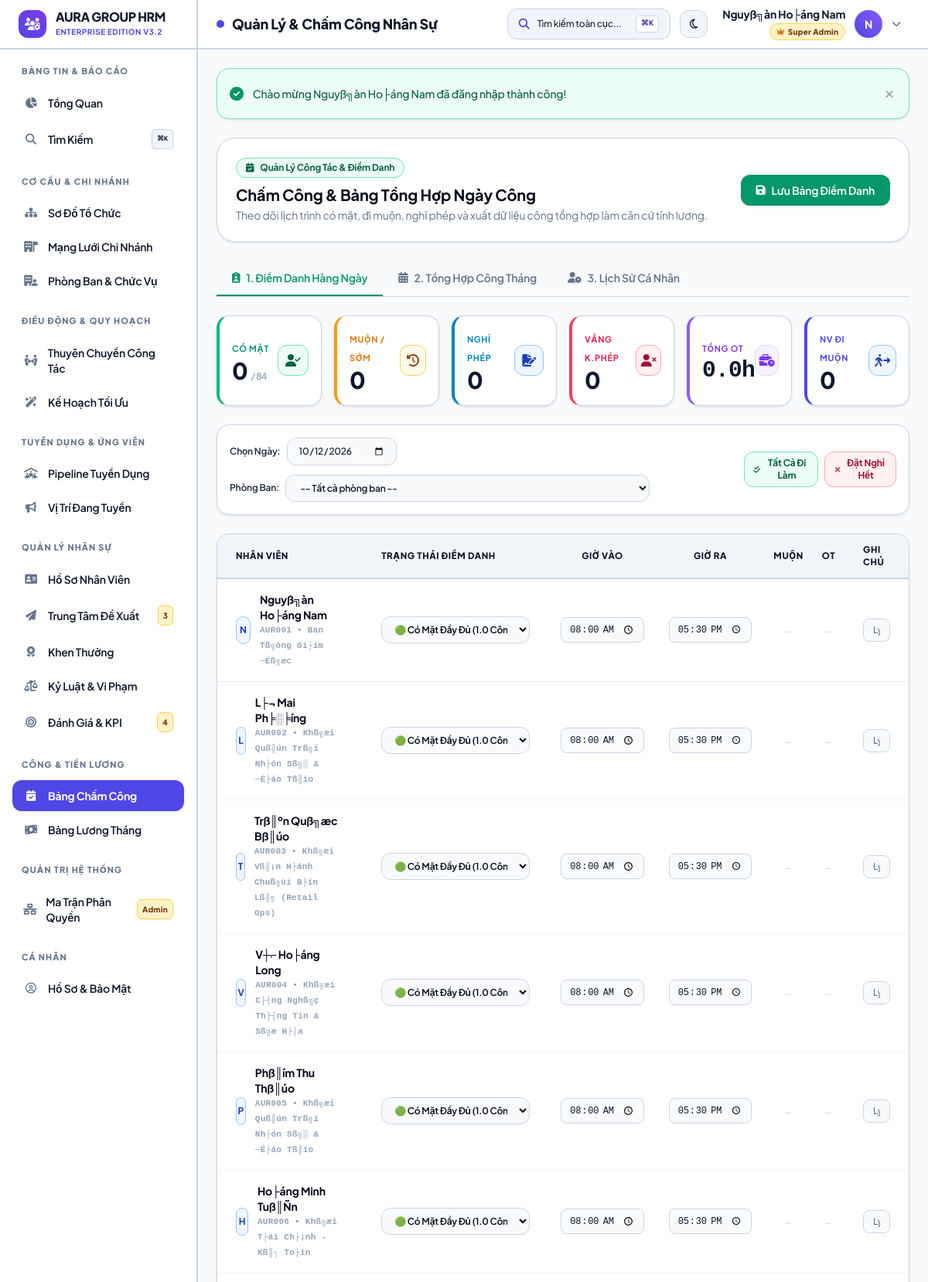
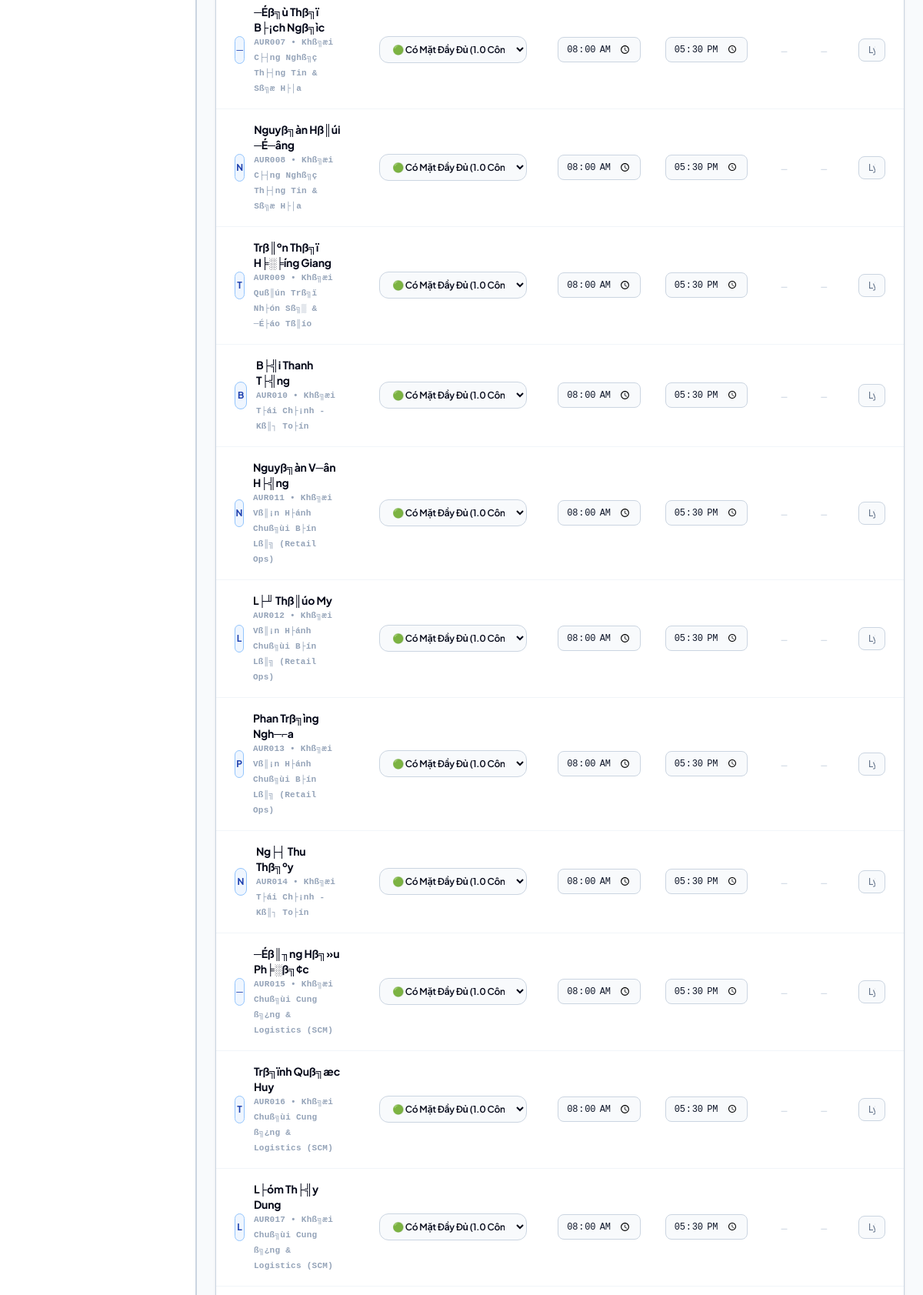
Screenshot of /modules/attendance/index.php (signed in, upper part) with the database file from the repository (2 pictures, top to bottom).
### tables this page shows
CREATE TABLE `employees` (
  `id` int(11) NOT NULL AUTO_INCREMENT,
  `employee_code` varchar(20) NOT NULL,
  `fullname` varchar(100) NOT NULL,
  `gender` enum('Nam','Nu','Khac') DEFAULT 'Nam',
  `birth_date` date DEFAULT NULL,
  `identity_card` varchar(20) DEFAULT NULL,
  `phone` varchar(20) DEFAULT NULL,
  `email` varchar(100) DEFAULT NULL,
  `bank_account` varchar(50) DEFAULT NULL,
  `address` text DEFAULT NULL,
  `avatar` varchar(255) DEFAULT NULL,
  `branch_id` int(11) DEFAULT 1,
  `department_id` int(11) DEFAULT NULL,
  `position_id` int(11) DEFAULT NULL,
  `user_id` int(11) DEFAULT NULL COMMENT 'Li├¬n kß║┐t nß║┐u nh├ón vi├¬n c├│ t├ái khoß║ún ─æ─âng nhß║¡p',
  `hire_date` date NOT NULL,
  `employment_status` enum('probation','official','resigned') DEFAULT 'probation',
  `created_at` timestamp NOT NULL DEFAULT current_timestamp(),
  PRIMARY KEY (`id`),
  UNIQUE KEY `employee_code` (`employee_code`),
  UNIQUE KEY `user_id` (`user_id`),
  KEY `department_id` (`department_id`),
  KEY `position_id` (`position_id`),
  CONSTRAINT `employees_ibfk_1` FOREIGN KEY (`department_id`) REFERENCES `departments` (`id`) ON DELETE SET NULL,
  CONSTRAINT `employees_ibfk_2` FOREIGN KEY (`position_id`) REFERENCES `positions` (`id`) ON DELETE SET NULL,
  CONSTRAINT `employees_ibfk_3` FOREIGN KEY (`user_id`) REFERENCES `users` (`id`) ON DELETE SET NULL
);

CREATE TABLE `departments` (
  `id` int(11) NOT NULL AUTO_INCREMENT,
  `name` varchar(100) NOT NULL,
  `code` varchar(20) NOT NULL,
  `description` text DEFAULT NULL,
  `target_headcount` int(11) DEFAULT 10 COMMENT '─Éß╗ïnh bi├¬n nh├ón sß╗▒ ph├▓ng ban',
  `branch_id` int(11) DEFAULT 1,
  `parent_id` int(11) DEFAULT NULL,
  `manager_id` int(11) DEFAULT NULL,
  `created_at` timestamp NOT NULL DEFAULT current_timestamp(),
  PRIMARY KEY (`id`),
  UNIQUE KEY `code` (`code`)
);

### modules/attendance/index.php (the view, shortened to what the rows shown need)
<?php
$page_title = 'Quản Lý & Chấm Công Nhân Sự';
require_once __DIR__ . '/../../core/auth.php';
$active_tab = $_GET['tab'] ?? 'daily';
$emp_sql = "
    SELECT e.id, e.employee_code, e.fullname, e.avatar, d.name AS department_name, p.name AS position_name
    FROM employees e
    LEFT JOIN departments d ON e.department_id = d.id
    LEFT JOIN positions p ON e.position_id = p.id
    WHERE e.employment_status != 'resigned'
";
$emp_params = [];
$emp_sql .= " ORDER BY e.id ASC";
$empStmt = $pdo->prepare($emp_sql);
$empStmt->execute($emp_params);
$active_employees = $empStmt->fetchAll();
$daily_attendance = [];
require_once __DIR__ . '/../../includes/header.php';
?>
<div class="space-y-6">
    <div class="flex flex-col sm:flex-row sm:items-center justify-between gap-4 bg-white dark:bg-slate-800 p-6 rounded-3xl border border-slate-200/80 dark:border-slate-700/80 shadow-sm">
        <div>
            <h2 class="text-xl font-bold text-slate-800 dark:text-white">Chấm Công & Bảng Tổng Hợp Ngày Công</h2>
        </div>
    </div>
    <?php if ($active_tab === 'daily'): ?>
        <form id="dailyAttendanceForm" action="index.php" method="POST" class="bg-white dark:bg-slate-800 rounded-2xl border border-slate-200 dark:border-slate-700 shadow-sm overflow-hidden">
            <div class="overflow-x-auto">
                <table class="w-full text-left text-sm">
                    <thead>
                        <tr class="border-b border-slate-200 dark:border-slate-700 bg-slate-50 dark:bg-slate-900/70 text-slate-600 dark:text-slate-300 text-xs uppercase tracking-wider font-semibold">
                            <th class="py-3.5 px-6">Nhân Viên</th>
                            <th class="py-3.5 px-6">Trạng Thái Điểm Danh</th>
                            <th class="py-3.5 px-4 text-center">Giờ Vào</th>
                            <th class="py-3.5 px-4 text-center">Giờ Ra</th>
                            <th class="py-3.5 px-3 text-center">Muộn</th>
                            <th class="py-3.5 px-3 text-center">OT</th>
                            <th class="py-3.5 px-6">Ghi Chú</th>
                        </tr>
                    </thead>
                    <tbody class="divide-y divide-slate-100 dark:divide-slate-700/60">
                        <?php foreach ($active_employees as $emp): ?>
                            <?php
                            $rec = $daily_attendance[$emp['id']] ?? null;
                            $cur_status = $rec ? $rec['status'] : 'present';
                            $cur_in = $rec ? $rec['check_in'] : '08:00';
                            $cur_out = $rec ? $rec['check_out'] : '17:30';
                            $cur_note = $rec ? $rec['note'] : '';
                            $cur_late = $rec ? (int)($rec['late_minutes'] ?? 0) : 0;
                            $cur_ot = $rec ? (float)($rec['overtime_hours'] ?? 0) : 0;
                            ?>
                            <tr class="hover:bg-slate-50/80 dark:hover:bg-slate-700/50 transition">
                                <td class="py-4 px-6">
                                    <div class="flex items-center gap-3">
                                        <?php if (!empty($emp['avatar']) && file_exists(__DIR__ . '/../../assets/uploads/' . $emp['avatar'])): ?>
                                            <img src="<?= base_url('assets/uploads/' . e($emp['avatar'])) ?>" class="w-9 h-9 rounded-xl object-cover border border-slate-200 dark:border-slate-700" alt="">
                                        <?php else: ?>
                                            <div class="w-9 h-9 rounded-xl bg-indigo-50 dark:bg-indigo-950/60 text-indigo-600 dark:text-indigo-400 border border-indigo-100 dark:border-indigo-900 flex items-center justify-center font-bold text-xs">
                                                <?= strtoupper(mb_substr($emp['fullname'], 0, 1, 'UTF-8')) ?>
                                            </div>
                                        <?php endif; ?>
                                        <div>
                                            <div class="font-bold text-slate-800 dark:text-white text-xs sm:text-sm"><?= e($emp['fullname']) ?></div>
                                            <div class="text-[11px] text-slate-400 dark:text-slate-400 font-mono">
                                                <?= e($emp['employee_code']) ?> • <?= e($emp['department_name'] ?? 'Phòng ban') ?>
                                            </div>
                                        </div>
                                    </div>
                                </td>
                                <td class="py-4 px-6">
                                    <select name="att[<?= $emp['id'] ?>][status]"
                                            class="att-status-select text-xs font-semibold px-3 py-2 rounded-xl border border-slate-200 dark:border-slate-700 bg-slate-50 dark:bg-slate-900 text-slate-800 dark:text-slate-200 focus:bg-white dark:focus:bg-slate-900 focus:ring-2 focus:ring-emerald-500 outline-none w-48 transition">
                                        <option value="present" <?= ($cur_status === 'present') ? 'selected' : '' ?>>
                                            🟢 Có Mặt Đầy Đủ (1.0 Công)
                                        </option>
                                    </select>
                                </td>
                                <td class="py-4 px-4 text-center">
                                    <input type="time" name="att[<?= $emp['id'] ?>][check_in]" value="<?= e($cur_in) ?>"
                                           class="px-2.5 py-1.5 bg-slate-50 dark:bg-slate-900 border border-slate-200 dark:border-slate-700 rounded-lg text-xs font-mono text-slate-700 dark:text-slate-200 focus:bg-white dark:focus:bg-slate-900 focus:ring-2 focus:ring-emerald-500 outline-none">
                                </td>
                                <td class="py-4 px-4 text-center">
                                    <input type="time" name="att[<?= $emp['id'] ?>][check_out]" value="<?= e($cur_out) ?>"
                                           class="px-2.5 py-1.5 bg-slate-50 dark:bg-slate-900 border border-slate-200 dark:border-slate-700 rounded-lg text-xs font-mono text-slate-700 dark:text-slate-200 focus:bg-white dark:focus:bg-slate-900 focus:ring-2 focus:ring-emerald-500 outline-none">
                                </td>
                                <td class="py-4 px-3 text-center">
                                    <?php if ($cur_late > 0): ?>
                                        <span class="inline-flex px-2 py-0.5 rounded-full text-[10px] font-bold bg-amber-100 dark:bg-amber-900/60 text-amber-700 dark:text-amber-300 border border-amber-200 dark:border-amber-800">
                                            <?= $cur_late ?>'
                                        </span>
                                    <?php else: ?>
                                        <span class="text-[10px] text-slate-300 dark:text-slate-600">—</span>
                                    <?php endif; ?>
                                </td>
                                <td class="py-4 px-3 text-center">
                                    <?php if ($cur_ot > 0): ?>
                                        <span class="inline-flex px-2 py-0.5 rounded-full text-[10px] font-bold bg-violet-100 dark:bg-violet-900/60 text-violet-700 dark:text-violet-300 border border-violet-200 dark:border-violet-800">
                                            +<?= number_format($cur_ot, 1) ?>h
                                        </span>
                                    <?php else: ?>
                                        <span class="text-[10px] text-slate-300 dark:text-slate-600">—</span>
                                    <?php endif; ?>
                                </td>
                                <td class="py-4 px-6">
                                    <input type="text" name="att[<?= $emp['id'] ?>][note]" value="<?= e($cur_note) ?>" placeholder="Lý do đi muộn, công tác ngoài..."
                                           class="w-full px-3 py-1.5 bg-slate-50 dark:bg-slate-900 border border-slate-200 dark:border-slate-700 rounded-lg text-xs text-slate-700 dark:text-slate-200 placeholder-slate-400 dark:placeholder-slate-500 focus:bg-white dark:focus:bg-slate-900 focus:ring-2 focus:ring-emerald-500 outline-none">
                                </td>
                            </tr>
                        <?php endforeach; ?>
                    </tbody>
                </table>
            </div>
        </form>
    <?php endif; ?>
</div>
<?php require_once __DIR__ . '/../../includes/footer.php'; ?>

### includes/header.php (shortened to what the rows shown need)
<?php
require_once __DIR__ . '/../core/auth.php';
$user = current_user();
?>
<!DOCTYPE html>
<html lang="vi" class="h-full">
<head>
    <script src="https://cdn.tailwindcss.com"></script>
    <link rel="stylesheet" href="https://cdnjs.cloudflare.com/ajax/libs/font-awesome/6.4.0/css/all.min.css">
    <link rel="stylesheet" href="<?= asset('css/app.css') ?>">
</head>
<body class="h-full antialiased text-slate-700 dark:text-slate-200 bg-slate-50 dark:bg-slate-900 flex overflow-hidden transition-colors duration-200">
<div class="flex-1 flex flex-col min-w-0 overflow-hidden">
    <header class="h-16 bg-white dark:bg-slate-800 border-b-2 border-slate-200 dark:border-slate-700 flex items-center justify-between px-6 z-10 flex-shrink-0 transition-colors duration-200 shadow-xs">
        <div class="flex items-center gap-4">
            <div>
                <h1 class="text-lg font-extrabold text-slate-900 dark:text-white leading-tight flex items-center gap-2.5">
                    <span class="w-2.5 h-2.5 rounded-full bg-indigo-600 dark:bg-indigo-400 shadow-xs"></span>
                    <?= e($page_title ?? 'Bảng Điều Khiển') ?>
                </h1>
            </div>
        </div>
        <div class="flex items-center gap-3">
            <div class="relative" id="userMenuDropdownContainer">
                <button type="button" id="userMenuBtn" class="flex items-center gap-3 p-1.5 rounded-2xl hover:bg-slate-100 dark:hover:bg-slate-700/60 transition focus:outline-none border border-transparent hover:border-slate-200 dark:hover:border-slate-600">
                    <div class="text-right hidden sm:block">
                        <div class="text-sm font-bold text-slate-900 dark:text-white leading-tight">
                            <?= e($user['fullname']) ?>
                        </div>
                        <div class="text-xs text-slate-600 dark:text-slate-300 flex items-center justify-end gap-1.5 mt-0.5">
                            <?php if (!empty($user['is_superadmin'])): ?>
                                <span class="inline-flex items-center px-2 py-0.5 rounded-full text-[10px] font-extrabold bg-amber-100 dark:bg-amber-900/60 text-amber-900 dark:text-amber-200 border border-amber-300 dark:border-amber-700">
                                </span>
                            <?php endif; ?>
                        </div>
                    </div>
                    <?= render_avatar($user['fullname'], $user['avatar'] ?? null, 9) ?>
                    <i class="fa-solid fa-chevron-down text-xs text-slate-500 dark:text-slate-400 mr-1 hidden sm:inline"></i>
                </button>
            </div>
        </div>
    </header>
    <main class="flex-1 overflow-y-auto p-6 bg-slate-50 dark:bg-slate-900 transition-colors duration-200">

### core/helpers.php (shortened to what the rows shown need)
<?php
function base_url($path = '') {
    $protocol = (!empty($_SERVER['HTTPS']) && $_SERVER['HTTPS'] !== 'off' || ($_SERVER['SERVER_PORT'] ?? 80) == 443) ? "https://" : "http://";
    $host = $_SERVER['HTTP_HOST'] ?? 'localhost';
    $script = dirname($_SERVER['SCRIPT_NAME'] ?? '');
    $base = rtrim(str_replace('\\', '/', $script), '/');
    if (strpos($base, '/modules') !== false) {
        $base = substr($base, 0, strpos($base, '/modules'));
    }
    $url = $protocol . $host . $base;
    return rtrim($url, '/') . '/' . ltrim($path, '/');
}
function asset($path = '') {
    return base_url('assets/' . ltrim($path, '/'));
}
function e($string) {
    return htmlspecialchars((string)($string ?? ''), ENT_QUOTES, 'UTF-8');
}
function render_avatar($name, $avatar_file = null, $size = 10) {
    $first_letter = mb_strtoupper(mb_substr(trim($name ?? 'User'), 0, 1, 'UTF-8'), 'UTF-8');
    return '<div class="w-' . $size . ' h-' . $size . ' rounded-full bg-gradient-to-tr from-indigo-600 to-violet-500 text-white flex items-center justify-center font-bold text-sm shadow-sm flex-shrink-0">' . e($first_letter) . '</div>';
}

### rows the page displays
employees: fullname "Nguyß╗àn Ho├áng Nam", fullname "N", employee_code "AUR001", department.name "Ban Tß╗òng Gi├ím ─Éß╗æc", id "🟢 Có Mặt Đầy Đủ (1.0 Công)"
employees: fullname "L", fullname "L├¬ Mai Ph╞░╞íng", employee_code "AUR002", department.name "Khß╗æi Quß║ún Trß╗ï Nh├ón Sß╗▒ & ─É├áo Tß║ío", id "🟢 Có Mặt Đầy Đủ (1.0 Công)"
employees: fullname "T", fullname "Trß║ºn Quß╗æc Bß║úo", employee_code "AUR003", department.name "Khß╗æi Vß║¡n H├ánh Chuß╗ùi B├ín Lß║╗ (Retail Ops)", id "🟢 Có Mặt Đầy Đủ (1.0 Công)"
employees: fullname "V", fullname "V┼⌐ Ho├áng Long", employee_code "AUR004", department.name "Khß╗æi C├┤ng Nghß╗ç Th├┤ng Tin & Sß╗æ H├│a", id "🟢 Có Mặt Đầy Đủ (1.0 Công)"
employees: fullname "P", fullname "Phß║ím Thu Thß║úo", employee_code "AUR005", department.name "Khß╗æi Quß║ún Trß╗ï Nh├ón Sß╗▒ & ─É├áo Tß║ío", id "🟢 Có Mặt Đầy Đủ (1.0 Công)"
employees: fullname "H", fullname "Ho├áng Minh Tuß║Ñn", employee_code "AUR006", department.name "Khß╗æi T├ái Ch├¡nh - Kß║┐ To├ín", id "🟢 Có Mặt Đầy Đủ (1.0 Công)"
employees: fullname "─", fullname "─Éß╗ù Thß╗ï B├¡ch Ngß╗ìc", employee_code "AUR007", department.name "Khß╗æi C├┤ng Nghß╗ç Th├┤ng Tin & Sß╗æ H├│a", id "🟢 Có Mặt Đầy Đủ (1.0 Công)"
employees: fullname "N", fullname "Nguyß╗àn Hß║úi ─É─âng", employee_code "AUR008", department.name "Khß╗æi C├┤ng Nghß╗ç Th├┤ng Tin & Sß╗æ H├│a", id "🟢 Có Mặt Đầy Đủ (1.0 Công)"
employees: fullname "T", fullname "Trß║ºn Thß╗ï H╞░╞íng Giang", employee_code "AUR009", department.name "Khß╗æi Quß║ún Trß╗ï Nh├ón Sß╗▒ & ─É├áo Tß║ío", id "🟢 Có Mặt Đầy Đủ (1.0 Công)"
employees: fullname "B", fullname "B├╣i Thanh T├╣ng", employee_code "AUR010", department.name "Khß╗æi T├ái Ch├¡nh - Kß║┐ To├ín", id "🟢 Có Mặt Đầy Đủ (1.0 Công)"
employees: fullname "N", fullname "Nguyß╗àn V─ân H├╣ng", employee_code "AUR011", department.name "Khß╗æi Vß║¡n H├ánh Chuß╗ùi B├ín Lß║╗ (Retail Ops)", id "🟢 Có Mặt Đầy Đủ (1.0 Công)"
employees: fullname "L", fullname "L├╜ Thß║úo My", employee_code "AUR012", department.name "Khß╗æi Vß║¡n H├ánh Chuß╗ùi B├ín Lß║╗ (Retail Ops)", id "🟢 Có Mặt Đầy Đủ (1.0 Công)"
employees: fullname "P", fullname "Phan Trß╗ìng Ngh─⌐a", employee_code "AUR013", department.name "Khß╗æi Vß║¡n H├ánh Chuß╗ùi B├ín Lß║╗ (Retail Ops)", id "🟢 Có Mặt Đầy Đủ (1.0 Công)"
employees: fullname "N", fullname "Ng├┤ Thu Thß╗ºy", employee_code "AUR014", department.name "Khß╗æi T├ái Ch├¡nh - Kß║┐ To├ín", id "🟢 Có Mặt Đầy Đủ (1.0 Công)"
employees: fullname "─", fullname "─Éß║╖ng Hß╗»u Ph╞░ß╗¢c", employee_code "AUR015", department.name "Khß╗æi Chuß╗ùi Cung ß╗¿ng & Logistics (SCM)", id "🟢 Có Mặt Đầy Đủ (1.0 Công)"
employees: fullname "T", fullname "Trß╗ïnh Quß╗æc Huy", employee_code "AUR016", department.name "Khß╗æi Chuß╗ùi Cung ß╗¿ng & Logistics (SCM)", id "🟢 Có Mặt Đầy Đủ (1.0 Công)"
employees: fullname "L", fullname "L├óm Th├╣y Dung", employee_code "AUR017", department.name "Khß╗æi Chuß╗ùi Cung ß╗¿ng & Logistics (SCM)", id "🟢 Có Mặt Đầy Đủ (1.0 Công)"

### other values shown
$pending_proposals_count "3"
$pending_evals_count "4"
$page_title "Quản Lý & Chấm Công Nhân Sự"
$flash['message'] "Chào mừng Nguyß╗àn Ho├áng Nam đã đăng nhập thành công!"
$stat_present "0"
count($active_employees) "84"
$stat_late "0"
$stat_leave "0"
$stat_absent "0"
$stat_total_ot "0.0"
$stat_total_late_count "0"
